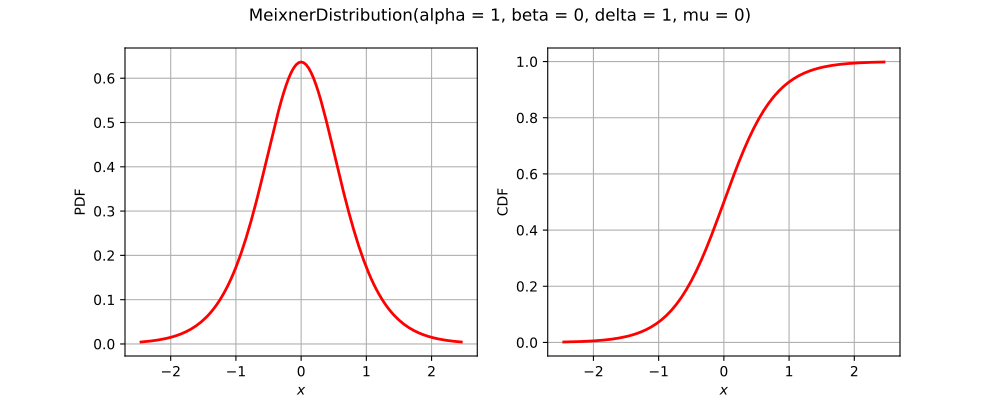

Generate this figure with Python:
import openturns as ot
from matplotlib import pyplot as plt
from openturns.viewer import View
if ot.MeixnerDistribution().__class__.__name__ == 'Bernoulli':
    distribution = ot.Bernoulli(0.7)
elif ot.MeixnerDistribution().__class__.__name__ == 'Binomial':
    distribution = ot.Binomial(5, 0.2)
elif ot.MeixnerDistribution().__class__.__name__ == 'ComposedDistribution':
    copula = ot.IndependentCopula(2)
    marginals = [ot.Uniform(1.0, 2.0), ot.Normal(2.0, 3.0)]
    distribution = ot.ComposedDistribution(marginals, copula)
elif ot.MeixnerDistribution().__class__.__name__ == 'CumulativeDistributionNetwork':
    coll = [ot.Normal(2),ot.Dirichlet([0.5, 1.0, 1.5])]
    distribution = ot.CumulativeDistributionNetwork(coll, ot.BipartiteGraph([[0,1], [0,1]]))
elif ot.MeixnerDistribution().__class__.__name__ == 'Histogram':
    distribution = ot.Histogram([-1.0, 0.5, 1.0, 2.0], [0.45, 0.4, 0.15])
elif ot.MeixnerDistribution().__class__.__name__ == 'KernelMixture':
    kernel = ot.Uniform()
    sample = ot.Normal().getSample(5)
    bandwith = [1.0]
    distribution = ot.KernelMixture(kernel, bandwith, sample)
elif ot.MeixnerDistribution().__class__.__name__ == 'MaximumDistribution':
    coll = [ot.Uniform(2.5, 3.5), ot.LogUniform(1.0, 1.2), ot.Triangular(2.0, 3.0, 4.0)]
    distribution = ot.MaximumDistribution(coll)
elif ot.MeixnerDistribution().__class__.__name__ == 'Multinomial':
    distribution = ot.Multinomial(5, [0.2])
elif ot.MeixnerDistribution().__class__.__name__ == 'RandomMixture':
    coll = [ot.Triangular(0.0, 1.0, 5.0), ot.Uniform(-2.0, 2.0)]
    weights = [0.8, 0.2]
    cst = 3.0
    distribution = ot.RandomMixture(coll, weights, cst)
elif ot.MeixnerDistribution().__class__.__name__ == 'TruncatedDistribution':
    distribution = ot.TruncatedDistribution(ot.Normal(2.0, 1.5), 1.0, 4.0)
elif ot.MeixnerDistribution().__class__.__name__ == 'UserDefined':
    distribution = ot.UserDefined([[0.0], [1.0], [2.0]], [0.2, 0.7, 0.1])
elif ot.MeixnerDistribution().__class__.__name__ == 'ZipfMandelbrot':
    distribution = ot.ZipfMandelbrot(10, 2.5, 0.3)
else:
    distribution = ot.MeixnerDistribution()
dimension = distribution.getDimension()
title = str(distribution)[:100].split('\n')[0]
if dimension == 1:
    distribution.setDescription(['$x$'])
    pdf_graph = distribution.drawPDF()
    cdf_graph = distribution.drawCDF()
    fig = plt.figure(figsize=(10, 4))
    pdf_axis = fig.add_subplot(121)
    cdf_axis = fig.add_subplot(122)
    View(pdf_graph, figure=fig, axes=[pdf_axis], add_legend=False)
    View(cdf_graph, figure=fig, axes=[cdf_axis], add_legend=False)
    fig.suptitle(title)
elif dimension == 2:
    distribution.setDescription(['$x_1$', '$x_2$'])
    pdf_graph = distribution.drawPDF()
    pdf_graph.setTitle(title)
    fig = plt.figure(figsize=(10, 5))
    pdf_axis = fig.add_subplot(111)
    View(pdf_graph, figure=fig, axes=[pdf_axis], add_legend=False, square_axes=True)
